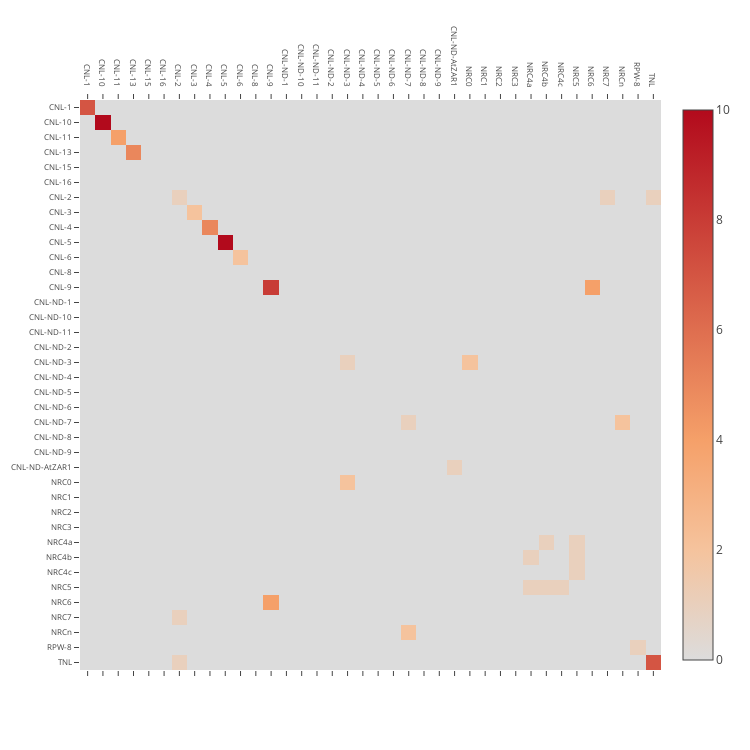

Write notebook code for a chart like this one.
### Code cell
### clade vs clade

import pandas as pd
import numpy as np
import plotly
import plotly.plotly as py
import plotly.graph_objs as go

threshold = 30000

### extract clade information
NLR_list = pd.read_csv("original_data/tomato_clade_info_myself.csv")
clade_info = NLR_list.loc[:, ["gene_short_na", "NLR clade"]]
clade_info.columns = ["id", "clade"]

### extract gene_distance info
NLR_gene_info = pd.read_csv("original_data/NLR_gene_info.csv", index_col=0)
position_data = NLR_gene_info.iloc[:, [0,3,4,9]]
position_data.columns = ["chr", "start", "end", "id"]

### merge both data
position_data = pd.merge(position_data, clade_info, on='id')
position_data = position_data.sort_values(["clade", "id"])

### calculate distances
def calc_distance(data_from_chr):
    tmp_position_data = data_from_chr.iloc[:, 1]
    tmp_position_data = np.stack([np.array(tmp_position_data), np.zeros(tmp_position_data.shape[0])], 1)

    dist = distance.cdist(tmp_position_data, tmp_position_data, metric='euclidean')
    return dist

dist = pd.DataFrame(calc_distance(position_data))
dist.index = position_data["chr"].values
dist.columns = position_data["chr"].values

position_data['id_clade'] = position_data['id'].str.cat(position_data['clade'], sep='-')

for i in range(dist.shape[0]):
    diff_chr = dist.columns != dist.index[i]
    dist.iloc[i, :].loc[diff_chr] = threshold

dist = np.array(dist)
dist[dist==0] = threshold
dist[dist>threshold] = threshold

distance_data = pd.DataFrame(dist)
distance_data.index = position_data["clade"].values
distance_data.columns = position_data["clade"].values

all_results = []
for clade_1 in distance_data.index.unique():
    each_line = []
    for clade_2 in distance_data.index.unique():
        each_block = distance_data.loc[clade_1, clade_2] < threshold
        if isinstance(distance_data.loc[clade_1, clade_2], pd.DataFrame):
            number_of_genes = sum(sum(each_block.values))
        elif isinstance(distance_data.loc[clade_1, clade_2], pd.Series):
            number_of_genes = sum(each_block.values)
        else:
            if each_block:
                number_of_genes = 1
            else:
                number_of_genes = 0
        if clade_1 == clade_2:
            number_of_genes = number_of_genes / 2
        each_line.append(number_of_genes)
    all_results.append(each_line)
all_results = np.array(all_results)
all_results = np.flip(all_results, 0)
all_results = pd.DataFrame(all_results)
all_results.columns = distance_data.index.unique()
all_results.index = distance_data.index.unique()


### set text of cells
hovertext = list()
for yi, yy in enumerate(distance_data.index.unique()[::-1]):
    hovertext.append(list())
    for xi, xx in enumerate(distance_data.index.unique()):
        hovertext[-1].append('1: {}<br />2: {}<br />gene number: {}'.format(yy, xx, all_results.iloc[yi, xi]))

### make heatmap
trace = go.Heatmap(
                   z=all_results,
                   colorscale="Reds",
                   x=distance_data.index.unique(),
                   y=distance_data.index.unique()[::-1],
                   hoverinfo='text',
                   text=hovertext
                  )
data=[trace]

layout = go.Layout(
                   width=750,
                   height=750,
                   autosize=False,
                   xaxis=dict(mirror="allticks", side="top", tickfont=dict(size=8)),
                   yaxis=dict(tickfont=dict(size=8)),
                  )
fig = go.Figure(data=data, layout=layout)
plotly.offline.iplot(fig, filename='basic-heatmap')

### Figure 1 — Plotly figure (JSON) as saved in the notebook; plotly's stock layout.template omitted (floating-point values rounded to 4 significant figures; data arrays with more than 128 entries replaced by an {"elided": "..."} marker saying what was removed)
{"data": [{"colorscale": "Reds", "hoverinfo": "text", "text": {"elided": "38x38 str values"}, "type": "heatmap", "uid": "f0a531a0-1d96-41c6-b8b5-ebbee1f66f26", "x": ["CNL-1", "CNL-10", "CNL-11", "CNL-13", "CNL-15", "CNL-16", "CNL-2", "CNL-3", "CNL-4", "CNL-5", "CNL-6", "CNL-8", "CNL-9", "CNL-ND-1", "CNL-ND-10", "CNL-ND-11", "CNL-ND-2", "CNL-ND-3", "CNL-ND-4", "CNL-ND-5", "CNL-ND-6", "CNL-ND-7", "CNL-ND-8", "CNL-ND-9", "CNL-ND-AtZAR1", "NRC0", "NRC1", "NRC2", "NRC3", "NRC4a", "NRC4b", "NRC4c", "NRC5", "NRC6", "NRC7", "NRCn", "RPW-8", "TNL"], "y": ["TNL", "RPW-8", "NRCn", "NRC7", "NRC6", "NRC5", "NRC4c", "NRC4b", "NRC4a", "NRC3", "NRC2", "NRC1", "NRC0", "CNL-ND-AtZAR1", "CNL-ND-9", "CNL-ND-8", "CNL-ND-7", "CNL-ND-6", "CNL-ND-5", "CNL-ND-4", "CNL-ND-3", "CNL-ND-2", "CNL-ND-11", "CNL-ND-10", "CNL-ND-1", "CNL-9", "CNL-8", "CNL-6", "CNL-5", "CNL-4", "CNL-3", "CNL-2", "CNL-16", "CNL-15", "CNL-13", "CNL-11", "CNL-10", "CNL-1"], "z": {"elided": "38x38 int values"}}], "layout": {"autosize": false, "height": 750, "width": 750, "xaxis": {"autorange": true, "mirror": "allticks", "range": [-0.5, 37.5], "side": "top", "tickfont": {"size": 8}, "type": "category"}, "yaxis": {"autorange": true, "range": [-0.5, 37.5], "tickfont": {"size": 8}, "type": "category"}}}
